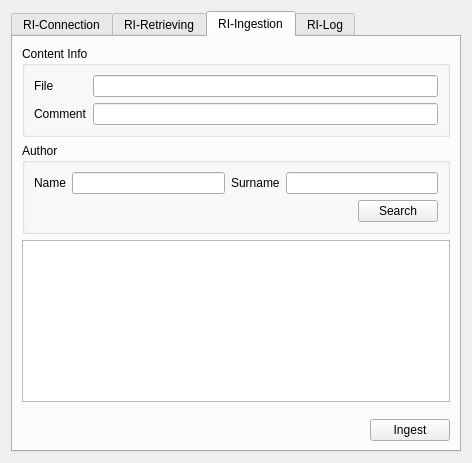
<?xml version="1.0" encoding="UTF-8"?>
<ui version="4.0">
 <class>CoformDialog</class>
 <widget class="QDialog" name="CoformDialog">
  <property name="geometry">
   <rect>
    <x>0</x>
    <y>0</y>
    <width>472</width>
    <height>463</height>
   </rect>
  </property>
  <property name="windowTitle">
   <string>3D-COFORM Plugin</string>
  </property>
  <layout class="QGridLayout" name="gridLayout">
   <item row="0" column="0">
    <widget class="QTabWidget" name="tabWidget">
     <property name="currentIndex">
      <number>2</number>
     </property>
     <widget class="QWidget" name="connectTab">
      <attribute name="title">
       <string>RI-Connection</string>
      </attribute>
      <layout class="QGridLayout" name="gridLayout_4">
       <item row="0" column="0">
        <layout class="QVBoxLayout" name="verticalLayout_2">
         <item>
          <widget class="QGroupBox" name="groupBox">
           <property name="title">
            <string>Login Info</string>
           </property>
           <layout class="QHBoxLayout" name="horizontalLayout">
            <item>
             <layout class="QGridLayout" name="gridLayout_2">
              <item row="0" column="0">
               <widget class="QLabel" name="label">
                <property name="text">
                 <string>User</string>
                </property>
               </widget>
              </item>
              <item row="0" column="1">
               <widget class="QLineEdit" name="userLine"/>
              </item>
              <item row="1" column="0">
               <widget class="QLabel" name="label_2">
                <property name="text">
                 <string>Password</string>
                </property>
               </widget>
              </item>
              <item row="1" column="1">
               <widget class="QLineEdit" name="passwordLine">
                <property name="echoMode">
                 <enum>QLineEdit::Password</enum>
                </property>
               </widget>
              </item>
              <item row="2" column="0">
               <widget class="QLabel" name="label_3">
                <property name="text">
                 <string>Http Location</string>
                </property>
               </widget>
              </item>
              <item row="2" column="1">
               <widget class="QLineEdit" name="locationLine">
                <property name="inputMethodHints">
                 <set>Qt::ImhUrlCharactersOnly</set>
                </property>
               </widget>
              </item>
             </layout>
            </item>
           </layout>
          </widget>
         </item>
         <item>
          <widget class="QGroupBox" name="groupBox_2">
           <property name="title">
            <string>RI-Variable</string>
           </property>
           <layout class="QVBoxLayout" name="verticalLayout">
            <item>
             <layout class="QGridLayout" name="gridLayout_3">
              <item row="0" column="0">
               <widget class="QLabel" name="label_5">
                <property name="text">
                 <string>Host IP</string>
                </property>
               </widget>
              </item>
              <item row="0" column="1">
               <widget class="QLineEdit" name="ipLine"/>
              </item>
              <item row="1" column="0">
               <widget class="QLabel" name="label_4">
                <property name="text">
                 <string>RI Properties File</string>
                </property>
               </widget>
              </item>
              <item row="1" column="1">
               <layout class="QHBoxLayout" name="horizontalLayout_2">
                <item>
                 <widget class="QLineEdit" name="riPropFileLine">
                  <property name="sizePolicy">
                   <sizepolicy hsizetype="Expanding" vsizetype="Fixed">
                    <horstretch>0</horstretch>
                    <verstretch>0</verstretch>
                   </sizepolicy>
                  </property>
                 </widget>
                </item>
                <item>
                 <widget class="QPushButton" name="riPropFileButton">
                  <property name="sizePolicy">
                   <sizepolicy hsizetype="Preferred" vsizetype="Fixed">
                    <horstretch>0</horstretch>
                    <verstretch>0</verstretch>
                   </sizepolicy>
                  </property>
                  <property name="minimumSize">
                   <size>
                    <width>30</width>
                    <height>0</height>
                   </size>
                  </property>
                  <property name="text">
                   <string>...</string>
                  </property>
                 </widget>
                </item>
               </layout>
              </item>
              <item row="2" column="1">
               <layout class="QHBoxLayout" name="horizontalLayout_8">
                <item>
                 <widget class="QLineEdit" name="javaDirLine">
                  <property name="sizePolicy">
                   <sizepolicy hsizetype="Expanding" vsizetype="Fixed">
                    <horstretch>0</horstretch>
                    <verstretch>0</verstretch>
                   </sizepolicy>
                  </property>
                 </widget>
                </item>
                <item>
                 <widget class="QPushButton" name="javaDirButton">
                  <property name="sizePolicy">
                   <sizepolicy hsizetype="Preferred" vsizetype="Fixed">
                    <horstretch>0</horstretch>
                    <verstretch>0</verstretch>
                   </sizepolicy>
                  </property>
                  <property name="minimumSize">
                   <size>
                    <width>30</width>
                    <height>0</height>
                   </size>
                  </property>
                  <property name="text">
                   <string>...</string>
                  </property>
                 </widget>
                </item>
               </layout>
              </item>
              <item row="2" column="0">
               <widget class="QLabel" name="label_10">
                <property name="text">
                 <string>Java Bin Dir</string>
                </property>
               </widget>
              </item>
             </layout>
            </item>
           </layout>
          </widget>
         </item>
         <item>
          <spacer name="verticalSpacer">
           <property name="orientation">
            <enum>Qt::Vertical</enum>
           </property>
           <property name="sizeHint" stdset="0">
            <size>
             <width>20</width>
             <height>40</height>
            </size>
           </property>
          </spacer>
         </item>
         <item>
          <layout class="QHBoxLayout" name="horizontalLayout_6">
           <item>
            <spacer name="horizontalSpacer_3">
             <property name="orientation">
              <enum>Qt::Horizontal</enum>
             </property>
             <property name="sizeHint" stdset="0">
              <size>
               <width>40</width>
               <height>20</height>
              </size>
             </property>
            </spacer>
           </item>
           <item>
            <widget class="QPushButton" name="saveButton">
             <property name="text">
              <string>Save</string>
             </property>
            </widget>
           </item>
           <item>
            <widget class="QPushButton" name="loadButton">
             <property name="text">
              <string>Load</string>
             </property>
            </widget>
           </item>
          </layout>
         </item>
        </layout>
       </item>
      </layout>
     </widget>
     <widget class="QWidget" name="retrieveTab">
      <attribute name="title">
       <string>RI-Retrieving</string>
      </attribute>
      <layout class="QGridLayout" name="gridLayout_5">
       <item row="0" column="0">
        <layout class="QVBoxLayout" name="verticalLayout_4">
         <item>
          <widget class="QTableWidget" name="filesTable"/>
         </item>
         <item>
          <layout class="QHBoxLayout" name="horizontalLayout_3">
           <item>
            <widget class="QLineEdit" name="fileEdit"/>
           </item>
           <item>
            <widget class="QComboBox" name="filterBox"/>
           </item>
          </layout>
         </item>
         <item>
          <layout class="QHBoxLayout" name="horizontalLayout_7">
           <item>
            <widget class="QLabel" name="label_7">
             <property name="text">
              <string>Download Directory</string>
             </property>
            </widget>
           </item>
           <item>
            <widget class="QLineEdit" name="downloadDir"/>
           </item>
           <item>
            <widget class="QPushButton" name="downloadDirButton">
             <property name="text">
              <string>...</string>
             </property>
            </widget>
           </item>
          </layout>
         </item>
         <item>
          <layout class="QHBoxLayout" name="horizontalLayout_4">
           <item>
            <spacer name="horizontalSpacer">
             <property name="orientation">
              <enum>Qt::Horizontal</enum>
             </property>
             <property name="sizeHint" stdset="0">
              <size>
               <width>40</width>
               <height>20</height>
              </size>
             </property>
            </spacer>
           </item>
           <item>
            <widget class="QPushButton" name="retrieveButton">
             <property name="text">
              <string>Retrieve</string>
             </property>
            </widget>
           </item>
          </layout>
         </item>
        </layout>
       </item>
      </layout>
     </widget>
     <widget class="QWidget" name="ingestionTab">
      <attribute name="title">
       <string>RI-Ingestion</string>
      </attribute>
      <layout class="QGridLayout" name="gridLayout_8">
       <item row="0" column="0">
        <layout class="QVBoxLayout" name="verticalLayout_7">
         <item>
          <widget class="QGroupBox" name="groupBox_3">
           <property name="title">
            <string>Content Info</string>
           </property>
           <layout class="QHBoxLayout" name="horizontalLayout_5">
            <item>
             <layout class="QGridLayout" name="gridLayout_6">
              <item row="0" column="1">
               <layout class="QHBoxLayout" name="horizontalLayout_10">
                <item>
                 <widget class="QLineEdit" name="uploadFileLine"/>
                </item>
               </layout>
              </item>
              <item row="1" column="1">
               <widget class="QLineEdit" name="commentLine"/>
              </item>
              <item row="1" column="0">
               <widget class="QLabel" name="label_11">
                <property name="text">
                 <string>Comment</string>
                </property>
               </widget>
              </item>
              <item row="0" column="0">
               <widget class="QLabel" name="label_8">
                <property name="text">
                 <string>File</string>
                </property>
               </widget>
              </item>
             </layout>
            </item>
           </layout>
          </widget>
         </item>
         <item>
          <widget class="QGroupBox" name="groupBox_4">
           <property name="title">
            <string>Author</string>
           </property>
           <layout class="QVBoxLayout" name="verticalLayout_6">
            <item>
             <layout class="QHBoxLayout" name="horizontalLayout_12">
              <item>
               <widget class="QLabel" name="label_6">
                <property name="text">
                 <string>Name</string>
                </property>
               </widget>
              </item>
              <item>
               <widget class="QLineEdit" name="authNameLine"/>
              </item>
              <item>
               <widget class="QLabel" name="label_9">
                <property name="text">
                 <string>Surname</string>
                </property>
               </widget>
              </item>
              <item>
               <widget class="QLineEdit" name="authSurLine"/>
              </item>
             </layout>
            </item>
            <item>
             <layout class="QHBoxLayout" name="horizontalLayout_13">
              <item>
               <spacer name="horizontalSpacer_5">
                <property name="orientation">
                 <enum>Qt::Horizontal</enum>
                </property>
                <property name="sizeHint" stdset="0">
                 <size>
                  <width>40</width>
                  <height>20</height>
                 </size>
                </property>
               </spacer>
              </item>
              <item>
               <widget class="QPushButton" name="searchButton">
                <property name="text">
                 <string>Search</string>
                </property>
               </widget>
              </item>
             </layout>
            </item>
           </layout>
          </widget>
         </item>
         <item>
          <widget class="QTableWidget" name="authorTable"/>
         </item>
         <item>
          <spacer name="verticalSpacer_3">
           <property name="orientation">
            <enum>Qt::Vertical</enum>
           </property>
           <property name="sizeHint" stdset="0">
            <size>
             <width>20</width>
             <height>40</height>
            </size>
           </property>
          </spacer>
         </item>
         <item>
          <layout class="QHBoxLayout" name="horizontalLayout_9">
           <item>
            <spacer name="horizontalSpacer_4">
             <property name="orientation">
              <enum>Qt::Horizontal</enum>
             </property>
             <property name="sizeHint" stdset="0">
              <size>
               <width>40</width>
               <height>20</height>
              </size>
             </property>
            </spacer>
           </item>
           <item>
            <widget class="QPushButton" name="ingestButton">
             <property name="text">
              <string>Ingest</string>
             </property>
            </widget>
           </item>
          </layout>
         </item>
        </layout>
       </item>
      </layout>
     </widget>
     <widget class="QWidget" name="logTab">
      <attribute name="title">
       <string>RI-Log</string>
      </attribute>
      <layout class="QGridLayout" name="gridLayout_9">
       <item row="0" column="0">
        <widget class="QTextEdit" name="logViewer"/>
       </item>
      </layout>
     </widget>
    </widget>
   </item>
  </layout>
 </widget>
 <resources/>
 <connections/>
</ui>
